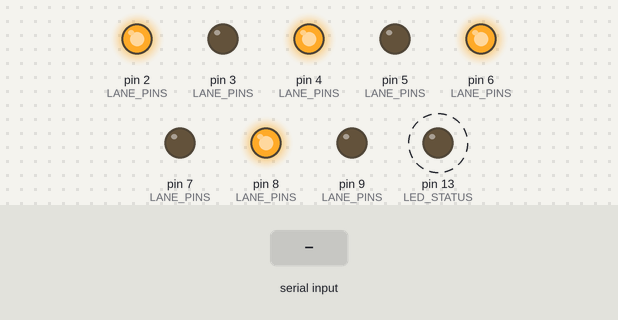
A sketch run on a simulated Arduino Uno, built with avr-gcc and run on an emulated ATmega328P. Parts: output pins drawn as LEDs (lit = HIGH). Dashed ring = blinking. The inputs (shaded band) are chosen by the test bench. What the sketch prints to the serial monitor is not drawn.

Above: at 1.2 s.
1.3 s: "G\n" received over Serial
4.3 s: "Y\n" received over Serial
7.3 s: "R\n" received over Serial
Timing chart, 0 to 16.3 s (numbered marks = the images above; inputs shaded):
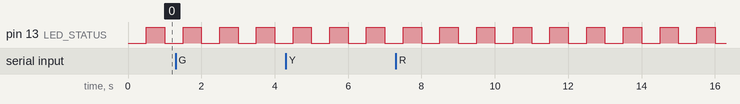

Measured:
- by itself, pin 13 (LED_STATUS): alternates HIGH for 0.50 s and LOW for 0.50 s

The sketch:

arduino_signal_controller.ino
```cpp
/*
 * AI Traffic System - Arduino Signal Controller
 * Receives serial commands from Raspberry Pi / PC and controls traffic signals.
 *
 * Wiring:
 *   L1 RED   → Pin 2   L1 GREEN → Pin 3
 *   L2 RED   → Pin 4   L2 GREEN → Pin 5
 *   L3 RED   → Pin 6   L3 GREEN → Pin 7
 *   L4 RED   → Pin 8   L4 GREEN → Pin 9
 *   Buzzer   → Pin 10  (optional: siren alert)
 *
 * Serial Protocol:
 *   Command: "L1:G;L2:R;L3:R;L4:R;"
 *   G = GREEN, R = RED, Y = YELLOW
 *   Each command ends with newline '\n'
 */

// Pin definitions
const int LANE_PINS[4][2] = {
  {2, 3},   // L1: {RED, GREEN}
  {4, 5},   // L2: {RED, GREEN}
  {6, 7},   // L3: {RED, GREEN}
  {8, 9},   // L4: {RED, GREEN}
};
const int BUZZER_PIN = 10;
const int LED_STATUS = 13;  // onboard LED = system active

// Current state
char laneStates[4] = {'R', 'R', 'R', 'R'};
bool emergencyMode = false;
unsigned long lastCmd = 0;
const unsigned long TIMEOUT_MS = 10000;  // revert to safe state after 10s no command

void setup() {
  Serial.begin(9600);
  for (int i = 0; i < 4; i++) {
    pinMode(LANE_PINS[i][0], OUTPUT);  // RED
    pinMode(LANE_PINS[i][1], OUTPUT);  // GREEN
  }
  pinMode(BUZZER_PIN, OUTPUT);
  pinMode(LED_STATUS, OUTPUT);

  allRed();  // safe default
  digitalWrite(LED_STATUS, HIGH);
  Serial.println("READY");
}

void loop() {
  // Read serial command
  if (Serial.available() > 0) {
    String cmd = Serial.readStringUntil('\n');
    cmd.trim();
    if (cmd.length() > 0) {
      processCommand(cmd);
      lastCmd = millis();
    }
  }

  // Watchdog: if no command received for TIMEOUT_MS, go to safe state
  if (millis() - lastCmd > TIMEOUT_MS && lastCmd != 0) {
    allRed();
    emergencyMode = false;
  }

  // Blink status LED
  digitalWrite(LED_STATUS, (millis() / 500) % 2);
}

/*
 * Parse command string: "L1:G;L2:R;L3:G;L4:R;"
 * Update relay/LED outputs accordingly.
 */
void processCommand(String cmd) {
  bool hasGreen = false;
  int greenLane = -1;

  // Parse each segment e.g. "L1:G"
  int start = 0;
  while (start < (int)cmd.length()) {
    int sep = cmd.indexOf(';', start);
    if (sep == -1) break;
    String seg = cmd.substring(start, sep);
    seg.trim();
    start = sep + 1;

    if (seg.length() < 4) continue;  // "L1:G" = 4 chars minimum

    int laneIdx = seg[1] - '1';  // '1'→0, '2'→1, '3'→2, '4'→3
    if (laneIdx < 0 || laneIdx > 3) continue;

    char state = seg[3];  // G, R, or Y
    laneStates[laneIdx] = state;

    if (state == 'G') {
      hasGreen = true;
      greenLane = laneIdx;
    }
  }

  // Apply outputs
  for (int i = 0; i < 4; i++) {
    applyLane(i, laneStates[i]);
  }

  // Emergency mode: buzz if green corridor just opened
  if (hasGreen && greenLane >= 0) {
    if (!emergencyMode) {
      emergencyMode = true;
      alertBuzzer();
    }
  } else {
    emergencyMode = false;
    noTone(BUZZER_PIN);
  }

  Serial.print("OK:");
  Serial.println(cmd);
}

void applyLane(int lane, char state) {
  int redPin   = LANE_PINS[lane][0];
  int greenPin = LANE_PINS[lane][1];

  switch (state) {
    case 'G':
      digitalWrite(redPin,   LOW);
      digitalWrite(greenPin, HIGH);
      break;
    case 'Y':
      // For yellow: blink both (simplified — use timer interrupt for production)
      digitalWrite(redPin,   HIGH);
      digitalWrite(greenPin, LOW);
      break;
    case 'R':
    default:
      digitalWrite(redPin,   HIGH);
      digitalWrite(greenPin, LOW);
      break;
  }
}

void allRed() {
  for (int i = 0; i < 4; i++) {
    digitalWrite(LANE_PINS[i][0], HIGH);  // RED on
    digitalWrite(LANE_PINS[i][1], LOW);   // GREEN off
    laneStates[i] = 'R';
  }
}

void alertBuzzer() {
  // Two short beeps = emergency corridor open
  for (int i = 0; i < 2; i++) {
    tone(BUZZER_PIN, 1000, 150);
    delay(200);
  }
}
```
